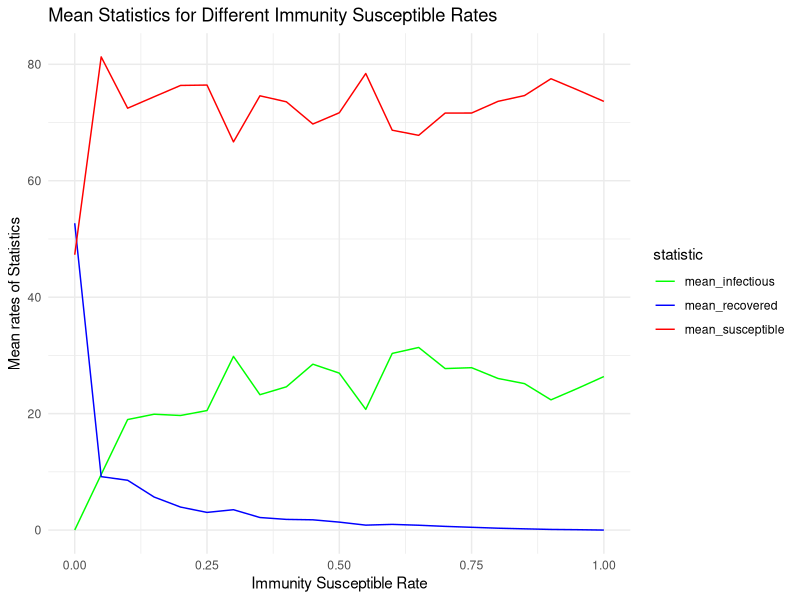
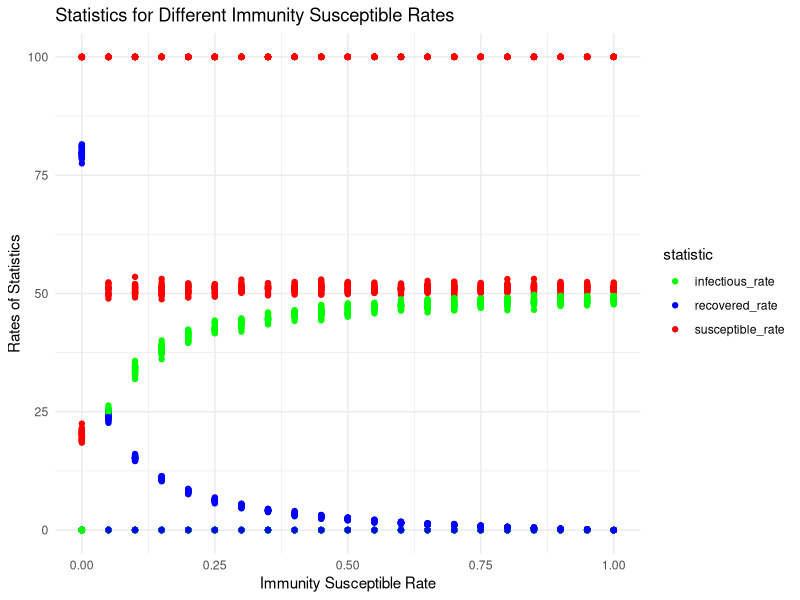

Generate these figures, in order, with R:
library(tidyverse)
library(readxl)
library(dplyr)
library(tidyr)
library(readxl)

rename_experiment_table <- read_excel("rename experiment-table.xlsx")
View(rename_experiment_table)

#find the mean for each statistics
summary_data <- rename_experiment_table %>%
  group_by(immunity_susceptible_rate) %>%
  summarise(
    mean_susceptible = mean(susceptible_rate),
    mean_infectious = mean(infectious_rate),
    mean_recovered = mean(recovered_rate)
  )

#summarize to long format
summary_1<- summary_data %>%
  pivot_longer(cols = starts_with("mean_"), 
               names_to = "statistic", 
               values_to = "mean_rate")

ggplot(summary_1, aes(x = immunity_susceptible_rate, y = mean_rate, color = statistic)) +
  geom_line() +
  labs(x = "Immunity Susceptible Rate", y = "Mean rates of Statistics", 
       title = "Mean Statistics for Different Immunity Susceptible Rates") +
  scale_color_manual(values = c("mean_susceptible" = "red", 
                                "mean_infectious" = "green", 
                                "mean_recovered" = "blue")) +
  theme_minimal()



# Original  data without calculating means
summary_data1 <- rename_experiment_table %>%
  group_by(immunity_susceptible_rate) %>%
  select(susceptible_rate, infectious_rate, recovered_rate)

# Pivot the data to long format for plotting
summary_2 <- summary_data1 %>%
  pivot_longer(cols = c("susceptible_rate", "infectious_rate", "recovered_rate"), 
               names_to = "statistic", 
               values_to = "rate")

# Plot the data using points instead of lines
ggplot(summary_2, aes(x = immunity_susceptible_rate, y = rate, color = statistic)) +
  geom_point() +  # Use geom_point for plotting points
  labs(x = "Immunity Susceptible Rate", y = "Rates of Statistics", 
       title = "Statistics for Different Immunity Susceptible Rates") +
  scale_color_manual(values = c("susceptible_rate" = "red", 
                                "infectious_rate" = "green", 
                                "recovered_rate" = "blue")) +
  theme_minimal()








